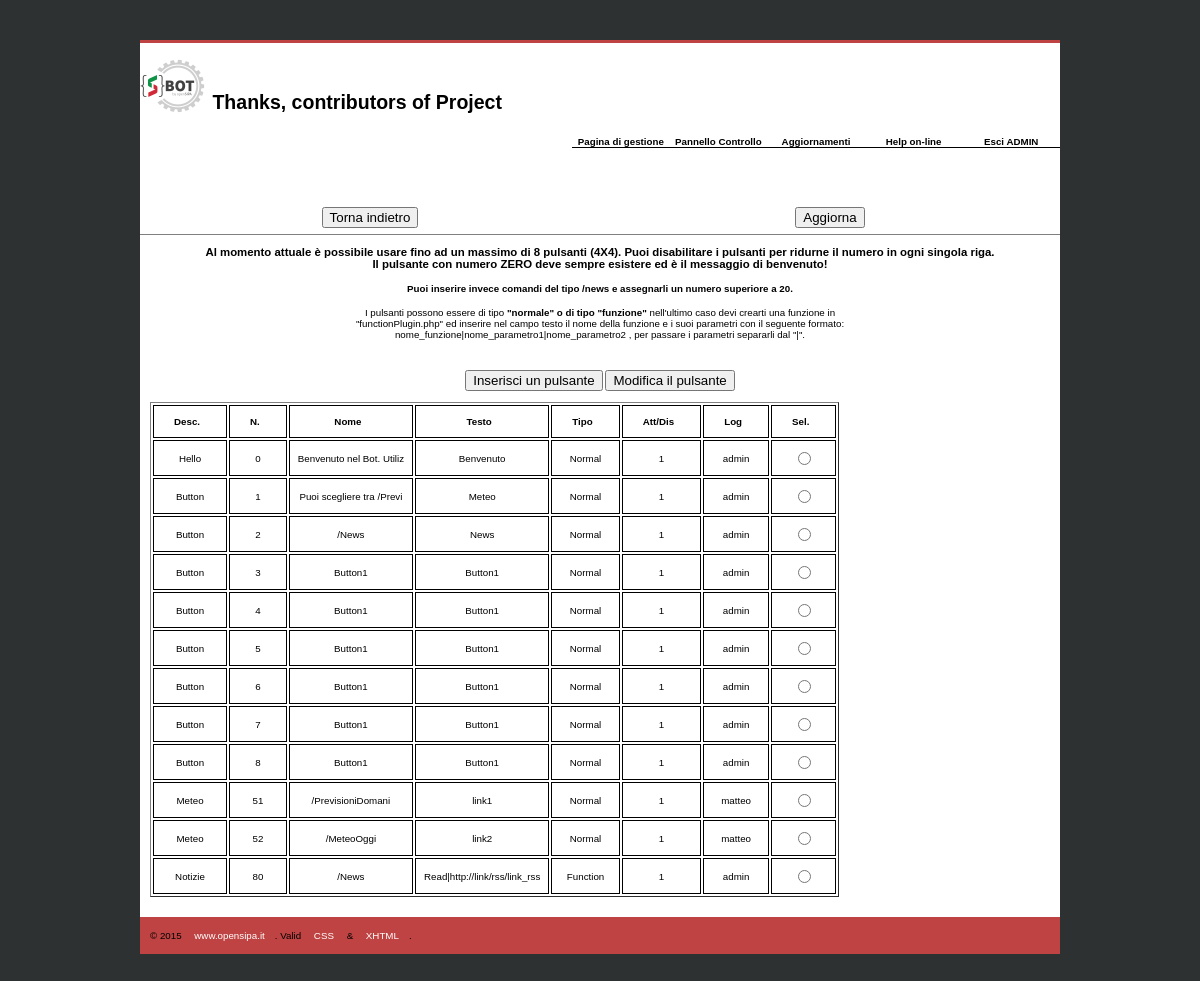
/panelButton.php (signed in), run on an earlier commit of the app's database.
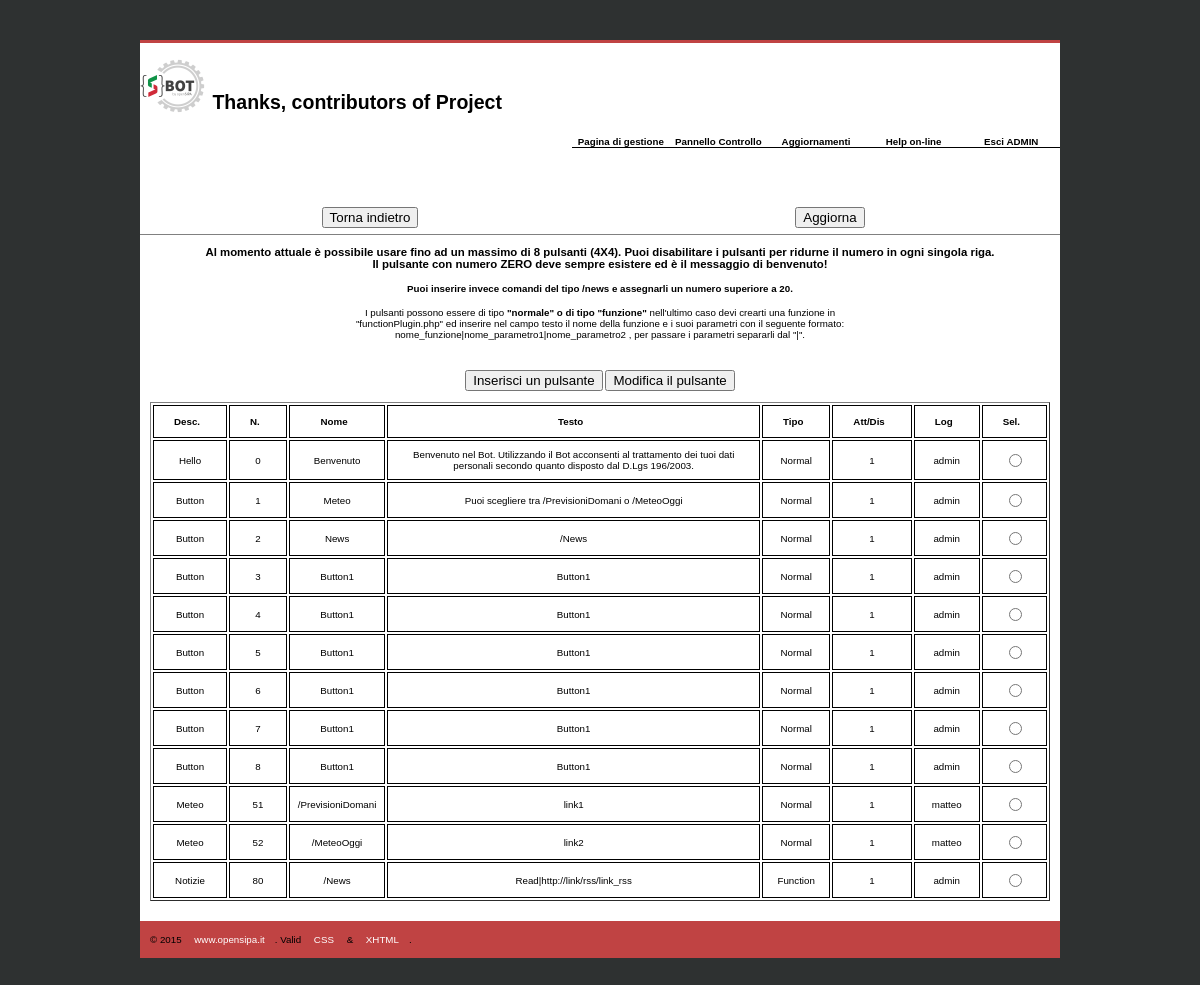
And on a later commit of the database.
### tables this page shows
CREATE TABLE `software_config_button` (
  `ID` int(11) NOT NULL,
  `Type` varchar(8) NOT NULL DEFAULT 'Normal',
  `SoftDesc` varchar(50) DEFAULT NULL,
  `Number` int(2) DEFAULT NULL,
  `Titolo` varchar(25) DEFAULT NULL,
  `Param` varchar(400) DEFAULT NULL,
  `Active` tinyint(1) NOT NULL DEFAULT '1',
  `Log` varchar(50) DEFAULT NULL,
  `DateUpdt` datetime DEFAULT NULL
);

### functions/functionDb.php (called while the page is built, shortened)
<?php
function dbButtonExtraction($value)
{
    try {
        $conn=getDbConnection();
        $sql = "SELECT ID, SoftDesc, Param, Number, Type, Titolo, Active, Log, DateUpdt FROM `software_config_button` WHERE $value ORDER BY Number";
        $stmt = $conn->prepare($sql);
        $stmt->execute();
        $tableButton=array();
        while ($riga=$stmt->fetch(PDO::FETCH_ASSOC)) {
            $tableButton[]=$riga;
        }
    } catch (Exception $ex) {
        return $ex->getMessage();
    }
    return ($tableButton);
}
function getDbConnection() {
    try {
        $mysqlConn = new PDO('mysql:dbname='.$GLOBALS['mysql_db'].';port='.$GLOBALS['mysql_port'].';host='.$GLOBALS['mysql_host'],$GLOBALS['mysql_user'],$GLOBALS['mysql_pass']);
        $mysqlConn->setAttribute(PDO::ATTR_ERRMODE, PDO::ERRMODE_EXCEPTION);
        $mysqlConn->setAttribute(PDO::ATTR_EMULATE_PREPARES, false);
    } catch (PDOException $e) {
        die('Connessione fallita al DB. Non posso proseguire');
    }
    return $mysqlConn;
}

### panelButton.php (the view, shortened to what this page needs)
<?php
include ('theme/header.php');
include ('functions/functionDb.php');
?>
<div id="content" class="clearfix" align="center">
    <p>
    <h3>
        Al momento attuale &egrave; possibile usare fino ad <strong>un massimo di 8 pulsanti (4X4)</strong>.
        Puoi disabilitare i pulsanti per ridurne il numero in ogni singola riga.<br>
        Il pulsante con <strong>numero ZERO</strong> deve sempre esistere ed &egrave; il messaggio di benvenuto!
    </h3>
    <h4>
        Puoi inserire invece comandi del tipo /news e assegnarli un numero superiore a 20.
    </h4>
    I pulsanti possono essere di tipo <strong>"normale" o di tipo "funzione"</strong> nell'ultimo caso devi crearti una funzione in<br>
    "functionPlugin.php" ed inserire nel campo testo il nome della funzione e i suoi parametri con il seguente formato:<br>
    nome_funzione|nome_parametro1|nome_parametro2 , per passare i parametri separarli dal "|".
    </p>
</div>
<div id="content" class="clearfix">
        <form method="post" action="panelButton.php">
        <div align="center">
        <button type='submit' name='New' value='New' />Inserisci un pulsante</button>
        <button type='submit' name='Valori' value='Valori' />Modifica il pulsante</button>
        </div>
        <br>
        <table border="1" id="order">
            <thead>
                <tr>
                <th><span>Desc.</span></th>
                <th><span>N.</span></th>
                <th><span>Nome</span></th>
                <th><span>Testo</span></th>
                <th><span>Tipo</span></th>
                <th><span>Att/Dis</span></th>
                <th><span>Log</span></th>
                <th><span>Sel.</span></th>
                </tr>
            </thead>
            <tbody>
            <?php $extractParam = dbButtonExtraction("SoftDesc is not null");
            foreach ($extractParam as $extract) {
                echo'<tr class="align">
                    <td>'.$extract['SoftDesc'].'</td>
                    <td>'.$extract['Number'].'</td>
                    <td>'.$extract['Titolo'].'</td>
                    <td>'.$extract['Param'].'</td>
                    <td>'.$extract['Type'].'</td>
                    <td>'.$extract['Active'].'</td>
                    <td>'.$extract['Log'].'</td>
                    <td><input type="radio" name="ID" value="'.$extract['ID'].'" /></td>
                    </tr>';
            }
            ?>
            </tbody>
        </table>
        </form>
</div>
<?php include ('theme/footer.php');?>

### theme/header.php (shortened to what this page needs)
<!DOCTYPE html>
<html>
    <head>
        <link href="theme/css/stile.css" rel="stylesheet" type="text/css">
    </head>
<body>
<div id="container">
    <h1><span><img src="theme/img/logo.png" alt="logo Sbot"> </span>Thanks, contributors of Project</h1>
	<div id="header">
            <ul id="menu">
            <?php
            if (!empty($_SESSION['username'])) {
            echo'<li><a href="#">Pagina di gestione</a>'
                . '<ul>'
                . '<li><a href="admin.php">Invia messaggi</a></li>'
                . '<li><a href="message.php">Messaggi di utenti</a></li>'
                . '<li><a href="fullSend.php">Messaggi di massa</a></li>'
                . '<li><a href="user.php">Utenti attivi</a></li>'
                . '</ul></li>';
            echo'<li><a href="#">Pannello Controllo</a>'
                . '<ul>'
                . '<li><a href="coda.php">Coda Telegram</a></li>'
                . '<li><a href="panel.php">Gestione Mail</a></li>'
                . '<li><a href="panelButton.php">Gestione Pulsanti</a></li>'
                . '<li><a href="changePwd.php">Cambio password</a></li>'
                . '<li><a href="addAdmin.php">Gestione Admin</a></li>'
                . '</ul></li>';
            echo'<li><a href="#">Aggiornamenti</a>'
                . '<ul>'
                . '<li><a href="update.php">Controlla</a></li>'
                . '</ul></li>';
            echo'<li><a href="help.php">Help on-line</a></li>';
            echo'<li><a href="logout.php">Esci '.strtoupper ($_SESSION['username']).'</a></li>';
            } else {
            echo'<li><a href="index.php">Home page {S}Bot</a></li>';
            }
            ?>
            </ul>
	</div>
        <?php
        if (!empty($_SESSION['username'])) {
            $back = $_SERVER['HTTP_REFERER'];
            echo'<center><div style="float:left; width:50%">';
            echo'<form action="'.$back.'" method="GET">'
            .   '<input type="submit" value="Torna indietro" name="Submit" id="Submit">'
            .   '</form></div>'
            .   '<div style="float:left; width:50%">'
            .   '<form action="'.$nome = basename($_SERVER['PHP_SELF']).'">'
            .   '<input type="submit" name="submit" value="Aggiorna"></form>';
            echo'</div>'
            .   '</center>'
            .   '<br><br>'
            .   '<hr align=”center” size=”1″ noshade>';
            }
        ?>

### theme/footer.php
	<div id="footer">
		<p>&copy; 2015 <a href="http://www.opensipa.it">www.opensipa.it</a>. Valid <a href="http://jigsaw.w3.org/css-validator/check/referer">CSS</a> &amp; <a href="http://validator.w3.org/check?uri=referer">XHTML</a>.</p>
	</div>
</div>
    </body>
</html>

### theme/css/stile.css (style rules this page uses)
html { font-size: 61%; font-family: helvetica, arial, verdana, sans-serif; min-height: 100%; }
body { background:#2e3131; padding:0; margin:0; }
img { vertical-align:bottom; border:0; }
a:link, a:visited, a:hover, a:active, a:focus { text-decoration: none; cursor:pointer; }
div#footer:after, div.content-row:after, .clearfix:after { content: "."; display: block; height: 0; clear: both; visibility: hidden; }
.clearfix { display: inline-block; }
.clearfix { display: block; }
div#container { width: 920px; margin: 40px auto; background: #fff; border-top:3px solid #c04343; }
div#header { width:900px; height:80px; background:#fff; position:relative; padding-left:20px; }
div#content { width:900px; height:auto; background:#fff; padding:0 10px 20px 10px; }
div#footer { width:900px; height:auto; background:#c04343 url(./img/bg-footer.jpg) top left repeat-x; padding:3px 10px; }
div#footer p a { font-size:1em; color:#fff; padding:3px 10px; border:0; }
#menu { margin: 0; padding: 0; height: 2em; border-width: 0 0 1px 0; border-style: solid; float: right; }
#menu li { margin: 0; padding: 0; float: left; height: 3em; width: 10em; display: inline; list-style-type: none; position: relative; line-height: 3em; }
#menu li a:link, #menu li a:visited { margin: 0; padding: 0; text-decoration: none; color: #000; background: transparent; float: left; width: 10em; text-align: center; font-weight: bold; }
#order thead { cursor: pointer; }
#order thead tr th span { padding-right: 16px; background-repeat: no-repeat; background-position: 90% 90%; }
#order thead tr th { font-weight: bold; padding: 10px 10px; padding-left: 20px; }
#order tbody tr td { text-align: center; padding: 8px 8px; }
#tbcenter table, td, tr, th { margin-left:auto; margin-right:auto; border: 1px solid black; text-align: center; }

What changed in the data, as far as the page shows it:
changed software_config_button "Hello": Titolo "Benvenuto nel Bot. Utiliz" → "Benvenuto"; Param "Benvenuto" → "Benvenuto nel Bot. Utilizzando il Bot acconsenti al trattamento dei tuoi dati personali secondo quanto disposto dal D.Lgs 196/2003."
changed software_config_button: Titolo "Puoi scegliere tra /Previ" → "Meteo"; Param "Meteo" → "Puoi scegliere tra /PrevisioniDomani o /MeteoOggi"
changed software_config_button "News": Titolo "/News" → "News"; Param "News" → "/News"
